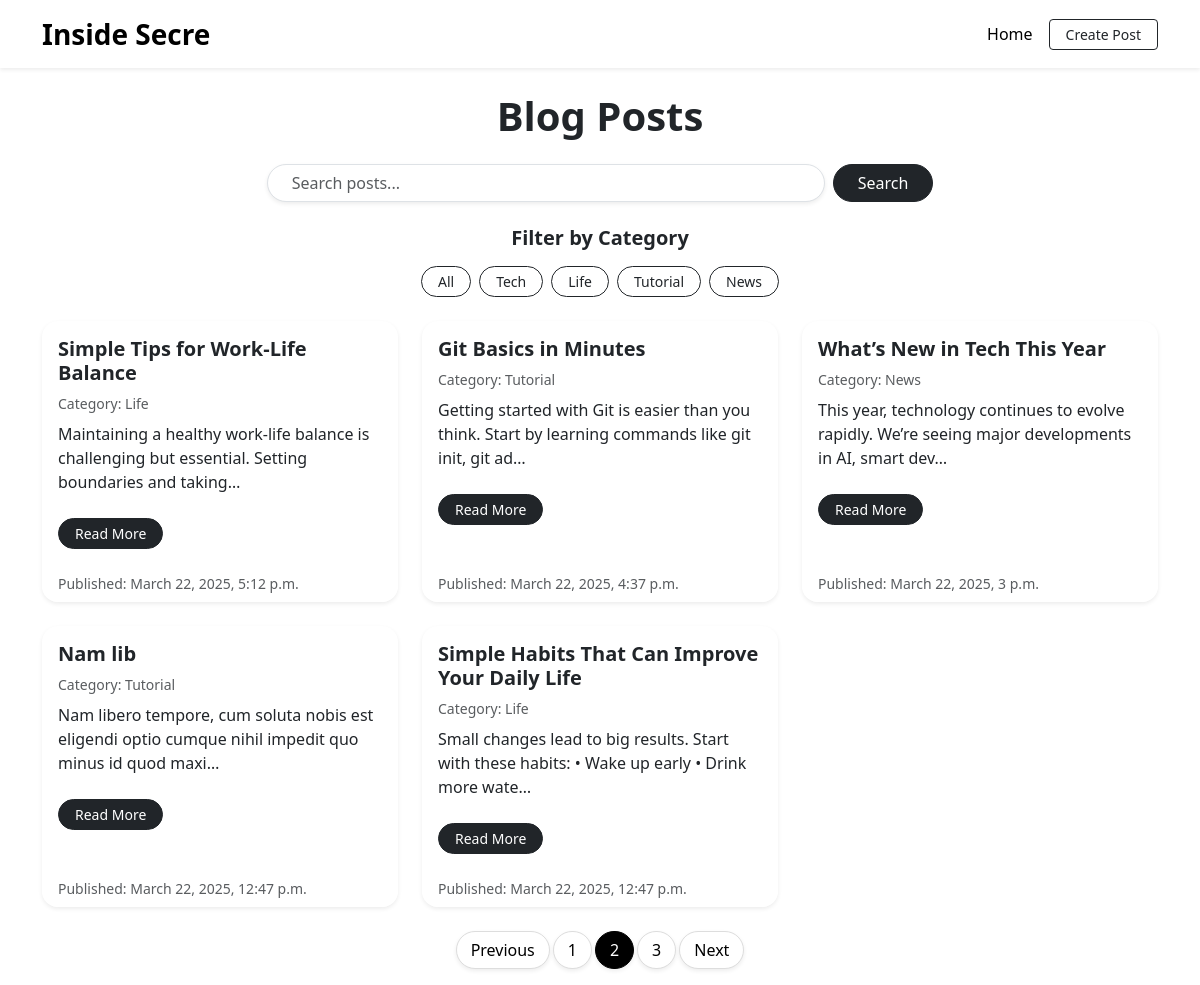
Screenshot of /blog/?page=2 with the database file from the repository.
### blog/models.py (models this page shows, shortened)
class BlogPost(models.Model):
    CATEGORY_CHOICES = [
        ("Tech", "Tech"),
        ("Life", "Life"),
        ("Tutorial", "Tutorial"),
        ("News", "News"),
    ]
    title = models.CharField(max_length=200)
    content = models.TextField()
    created_at = models.DateTimeField(auto_now_add=True)
    category = models.CharField(max_length=50, choices=CATEGORY_CHOICES, default="Tech")

### blog/views.py (the view)
# urls.py: path("", views.blog_home, name="blog_home"),  # home page
def blog_home(request):
    category = request.GET.get("category")
    search_query = request.GET.get("q")  # Get the search query from the URL
    posts = BlogPost.objects.all().order_by("-created_at")
    if category:
        posts = posts.filter(category=category)
    if search_query:
        posts = posts.filter(
            Q(title__icontains=search_query) | Q(content__icontains=search_query)
        )
    paginator = Paginator(posts, 5)
    page_number = request.GET.get("page")
    page_obj = paginator.get_page(page_number)
    categories = BlogPost.CATEGORY_CHOICES
    return render(
        request,
        "blog/home.html",
        {
            "page_obj": page_obj,
            "categories": categories,
            "category": category,
            "search_query": search_query,
        },
    )

### blog/templates/blog/home.html (shortened to what this page needs)
{% extends 'blog/base.html' %}
{% block content %}
<h1 class="mb-4 text-center fw-bold" style="font-size: 2.5rem;">Blog Posts</h1>
<div class="mb-4 text-center">
  <form method="get" class="d-flex justify-content-center gap-2">
      <input type="text" name="q" class="form-control w-50 rounded-pill shadow-sm px-4" placeholder="Search posts..." value="{{ search_query|default:'' }}">
      <button type="submit" class="btn btn-dark px-4 rounded-pill">Search</button>
  </form>
</div>
<div class="mb-4 text-center">
    <h5 class="mb-3 fw-semibold">Filter by Category</h5>
    <div class="d-flex justify-content-center flex-wrap gap-2">
        <a href="{% url 'blog_home' %}" class="btn btn-outline-dark btn-sm rounded-pill px-3">All</a>
        {% for code, name in categories %}
            <a href="?category={{ code }}" class="btn btn-outline-dark btn-sm rounded-pill px-3">
                {{ name }}
            </a>
        {% endfor %}
    </div>
</div>
<div class="row">
    {% for post in page_obj %}
        <div class="col-md-4 mb-4">
            <div class="card shadow-sm h-100 border-0 rounded-4 transition-card">
                <div class="card-body">
                    <h5 class="card-title fw-bold">{{ post.title }}</h5>
                    <p class="card-text small text-muted mb-2">Category: {{ post.category }}</p>
                    <p class="card-text">{{ post.content|truncatechars:100 }}</p>
                    <a href="{% url 'blog_detail' post.id %}" class="btn btn-dark btn-sm rounded-pill mt-2 px-3">Read More</a>
                </div>
                <div class="card-footer bg-white border-0 text-muted small rounded-bottom-4">
                    Published: {{ post.created_at }}
                </div>
            </div>
        </div>
    {% empty %}
        <p class="text-center text-muted">No blog posts yet.</p>
    {% endfor %}
</div>
<nav aria-label="Page navigation">
  <ul class="pagination justify-content-center">
    {% if page_obj.has_previous %}
      <li class="page-item">
        <a class="page-link rounded-pill shadow-sm" href="?page={{ page_obj.previous_page_number }}{% if category %}&category={{ category }}{% endif %}">Previous</a>
      </li>
    {% endif %}
    {% for num in page_obj.paginator.page_range %}
      <li class="page-item {% if page_obj.number == num %}active{% endif %}">
        <a class="page-link rounded-pill shadow-sm {% if page_obj.number == num %}bg-dark text-white border-dark{% endif %}"
           href="?page={{ num }}{% if category %}&category={{ category }}{% endif %}">
            {{ num }}
        </a>
      </li>
    {% endfor %}
    {% if page_obj.has_next %}
      <li class="page-item">
        <a class="page-link rounded-pill shadow-sm" href="?page={{ page_obj.next_page_number }}{% if category %}&category={{ category }}{% endif %}">Next</a>
      </li>
    {% endif %}
  </ul>
</nav>
{% endblock %}

### blog/templates/blog/base.html (style rules this page uses)
body { opacity: 0; transition: opacity 0.4s ease-in; }
body.loaded { opacity: 1; }

### blog/templates/blog/home.html (style rules this page uses)
.transition-card { transition: transform 0.2s ease, box-shadow 0.2s ease; }
.pagination .page-link { border: 1px solid #ddd; color: #000; border-radius: 50px !important; padding: 6px 14px; margin: 0 4px; transition: all 0.2s ease; }
.pagination .active .page-link { background-color: #000 !important; color: #fff !important; border-color: #000 !important; }

### rows the page displays
BlogPost: title "Simple Tips for Work-Life Balance", category "Life", content "Maintaining a healthy work-life balance is challenging but essential. Setting boundaries and taking…", created_at "March 22, 2025, 5:12 p.m."
BlogPost: title "Git Basics in Minutes", category "Tutorial", content "Getting started with Git is easier than you think. Start by learning commands like git init, git ad…", created_at "March 22, 2025, 4:37 p.m."
BlogPost: title "What’s New in Tech This Year", category "News", content "This year, technology continues to evolve rapidly. We’re seeing major developments in AI, smart dev…", created_at "March 22, 2025, 3 p.m."
BlogPost: title "Nam lib", category "Tutorial", content "Nam libero tempore, cum soluta nobis est eligendi optio cumque nihil impedit quo minus id quod maxi…", created_at "March 22, 2025, 12:47 p.m."
BlogPost: title "Simple Habits That Can Improve Your Daily Life", category "Life", content "Small changes lead to big results. Start with these habits: • Wake up early • Drink more wate…", created_at "March 22, 2025, 12:47 p.m."

### other values shown
{{ name }} "Tech" "Life" "Tutorial" "News"
{{ num }} "1" "2" "3"
